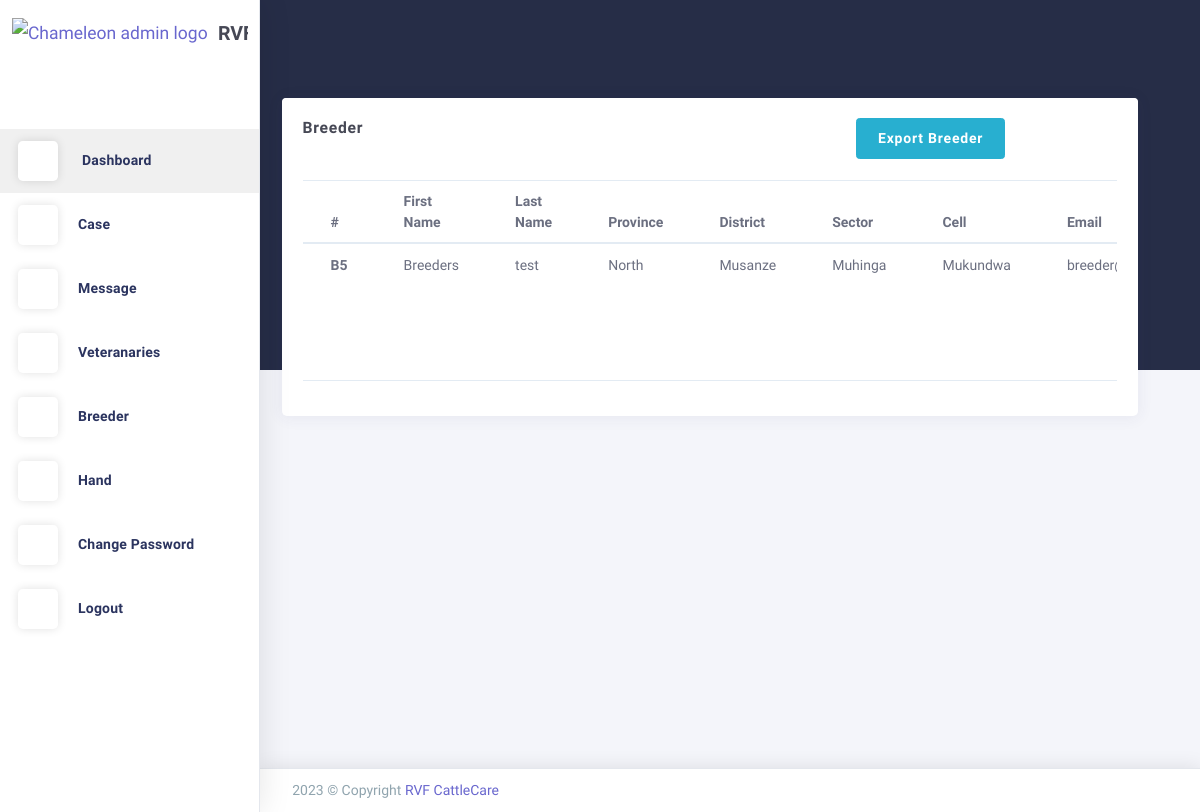
Page /Breeder/ on the earlier database version.
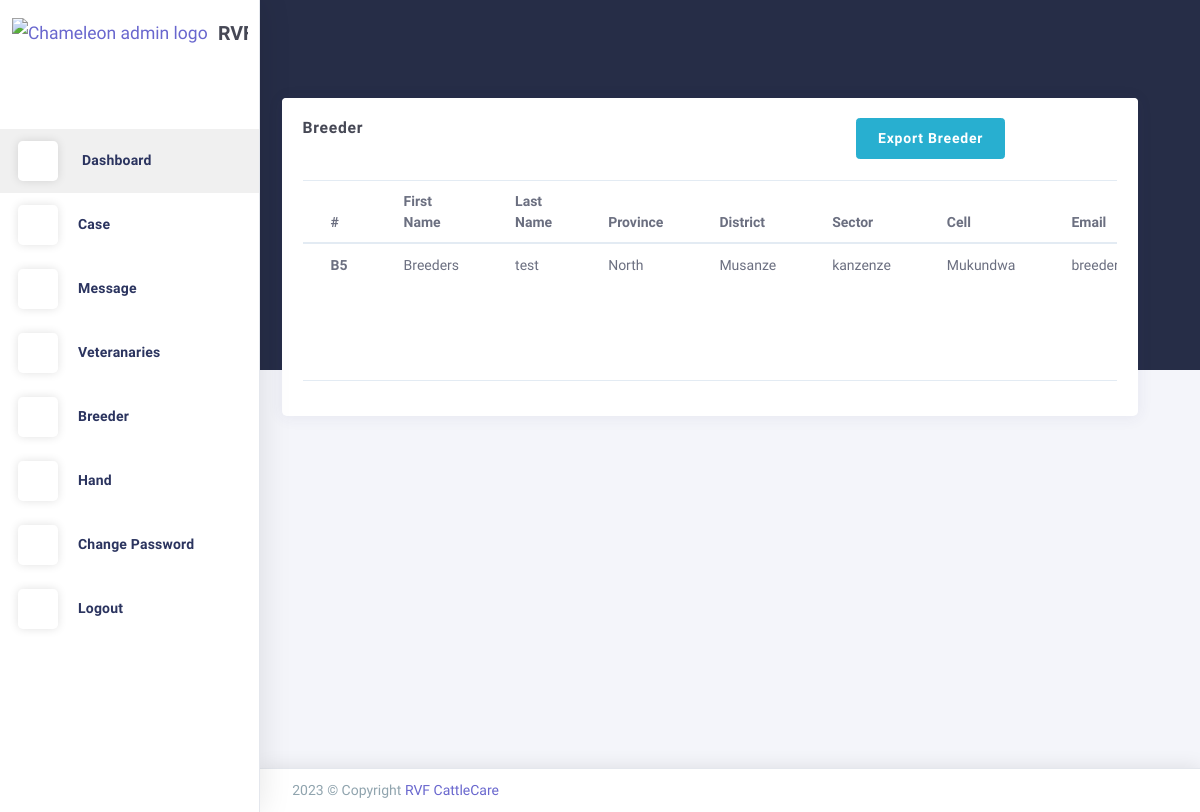
Same page on the later database version.
### users/models.py (models this page shows, shortened)
class User(AbstractBaseUser, PermissionsMixin):
    FirstName=models.CharField(max_length=255,  null=True, blank=True)
    LastName=models.CharField(max_length=255,  null=True, blank=True)
    District=models.CharField(max_length=255,  null=True, blank=True)
    Sector=models.CharField(max_length=255,  null=True, blank=True)
    Cell=models.CharField(max_length=255,  null=True, blank=True)
    Province=models.CharField(max_length=255,  null=True, blank=True)
    email = models.EmailField(max_length=255, unique=True)
    phone = models.CharField(max_length=255, unique=True, null=True, blank=True)
    typee = models.CharField(max_length=255, null=True, blank=True)
    active = models.BooleanField(default=True)
    staff = models.BooleanField(default=False)
    admin = models.BooleanField(default=False)
    objects = UserManager()
    USERNAME_FIELD = 'email'
    REQUIRED_FIELDS = []

### users/views.py (the view)
# urls.py: path('Breeder/',Breeder,name='Breeder'),
def Breeder(request):
    breeder=User.objects.filter(typee='Cat')
    return render(request, 'Breeder.html',{'breeder':breeder})

### users/templates/Breeder.html (shortened to what this page needs)
{% extends 'base.html'%}
{% load static %}
{% block content%}
<div class="app-content content" style="margin-left:-40px;">
    <div class="content-wrapper">
      <div class="content-header row">
        <div class="content-header-left col-md-4 col-12 mb-2">
        </div>
      </div>
      <div class="content-body">
        <div class="row">
           <div class="col-12">
              <div class="card">
                  <div class="card-header">
                      <h4 class="card-title">Breeder</h4>
                      <div class="heading-elements">
                          <ul class="list-inline mb-0">
                            <a href="{% url 'exportBreeder'%}" style="color:white"><button type="button" class="btn btn-info btn-min-width mr-1 mb-1">Export Breeder</button></a>
                              <li><a data-action="collapse"><i class="ft-minus"></i></a></li>
                              <li><a data-action="expand"><i class="ft-maximize"></i></a></li>
                              <li><a data-action="close"><i class="ft-x"></i></a></li>
                          </ul>
                      </div>
                  </div>
          <div class="card-content collapse show">
              <div class="card-body">
                  <div class="table-responsive">
                      <table class="table">
                          <thead>
                              <tr>
                                  <th>#</th>
                                  <th>First Name</th>
                                  <th>Last Name</th>
                                  <th>Province</th>
                                  <th>District</th>
                                  <th>Sector</th>
                                  <th>Cell</th>
                                  <th>Email</th>
                              </tr>
                          </thead>
                          <tbody>
                            {% for bred in breeder %}
                            <tr>
                                <th scope="row">B{{bred.id}}</th>
                                <td>{{bred.FirstName}}</td>
                                <td>{{bred.LastName}}</td>
                                <td>{{bred.Province}}</td>
                                <td>{{bred.District}}</td>
                                <td>{{bred.Sector}}</td>
                                <td>{{bred.Cell}}</td>
                                <td>{{bred.email}}</td>
                            </tr>
                            {% endfor %}
                          </tbody>
                      </table>
                  </div>
              </div>
          </div>
      </div>
  </div>
</div>
      </div>
    </div>
  </div>
{% endblock content%}

Differences in the rows shown:
changed User "Breeders": Sector "Muhinga" → "kanzenze"
